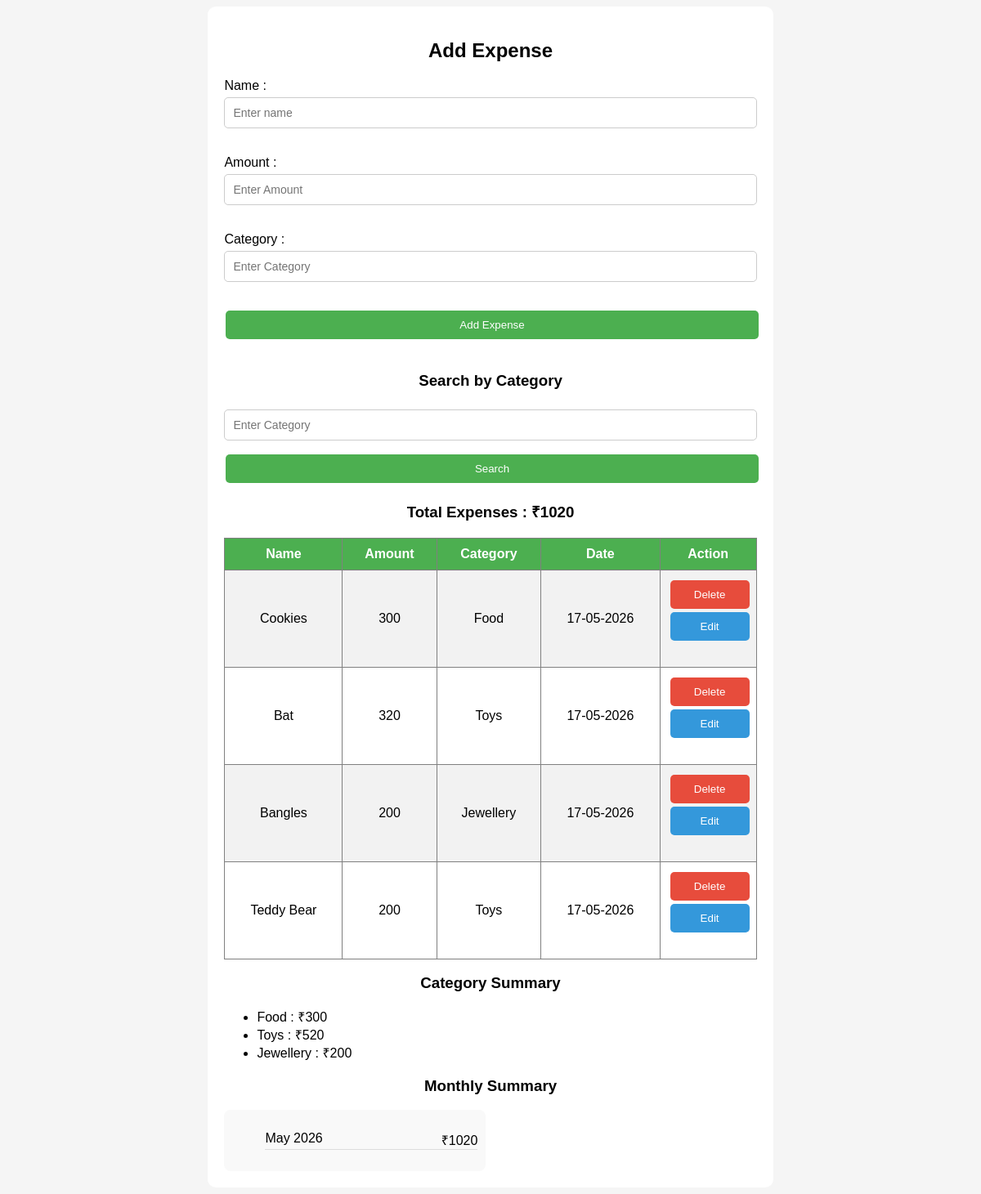
The page / on the database its author committed.
### tables this page shows
CREATE TABLE expenses(
Id integer primary key autoincrement, Name text, Amount integer, Category text, Date text);

### app.py (the view)
@app.route("/")
def home():
    conn = get_db()
    cur = conn.cursor()
    cur.execute("Select * from expenses order by id desc")
    expenses = cur.fetchall()
    category = request.args.get("category")
    total = sum(i[2] for i in expenses)
    summary = {}
    monthly= {}
    if category:
        expenses = [i for i in expenses if i[3].lower() == category.lower()]
    for i in expenses:
        cat = i[3]
        summary[cat] = summary.get(cat, 0) + i[2]
        date = datetime.strptime(i[4],"%d-%m-%Y")
        month_year = date.strftime("%B %Y")
        monthly[month_year] = monthly.get(month_year,0) + i[2]
    monthly = dict(sorted(monthly.items(), reverse=True))
    conn.close()
    return render_template(
        "index.html",
        expenses=expenses,
        errors={},
        form_data={},
        total=total,
        summary=summary,
        monthly = monthly
    )

### app.py (called while the page is built)
def get_db():
    return sqlite3.connect("expenses.db")

### templates/index.html (shortened to what this page needs)
<!doctype html>
<html lang="en">
  <head>
    <link rel="stylesheet" href="{{url_for('static', filename='style.css')}}" />
  </head>
  <body>
    <div class="container">
      <h2>Add Expense</h2>
      <div class="form-box">
        <form method="post" action="/add">
          <label>Name :</label>
          <input
            type="text"
            name="name"
            required
            placeholder="Enter name "
            value="{{form_data.name if form_data else ''}}"
          />
          <br /><br />
          <label>Amount :</label>
          <input
            type="text"
            name="amt"
            required
            placeholder="Enter Amount"
            value="{{form_data.amt if form_data else ''}}"
          />
          <br /><br />
          <label>Category :</label>
          <input
            type="text"
            name="category"
            required
            placeholder="Enter Category"
            value="{{form_data.category if form_data else ''}}"
          />
          <br /><br />
          <button type="submit" class="add-btn">Add Expense</button><br /><br />
        </form>
      </div>
      <h3>Search by Category</h3>
      <form action="/" method="get">
        <input type="text" name="category" placeholder="Enter Category" />
        <button type="submit" class="add-btn">Search</button>
      </form>
      <h3>Total Expenses : ₹{{total}}</h3>
      <table border="1">
        <tr>
          <th>Name</th>
          <th>Amount</th>
          <th>Category</th>
          <th>Date</th>
          <th>Action</th>
        </tr>
        {% for i in expenses %}
        <tr>
          <td>{{i[1]}}</td>
          <td>{{i[2]}}</td>
          <td>{{i[3]}}</td>
          <td>{{i[4]}}</td>
          <td>
            <form method="post" action="/delete" style="display: inline">
              <button type ="submit" class="delete-btn" onclick="return confirm('Are you sure ? ');">
                Delete
              </button>
            </form>
            <form action="/edit" method="get">
              <button type="submit" class="edit-btn">Edit</button>
            </form>
          </td>
        </tr>
        {% endfor %}
      </table>
      <h3>Category Summary</h3>
      <ul>
        {% for cat, amt in summary.items() %}
          <li>{{cat}} : ₹{{amt}} </li>
        {% endfor %}
      </ul>
      <h3>Monthly Summary</h3>
      <div class="summary-box">
        {% if monthly %}
      <ul>
        {% for m, amt in monthly.items() %}
        <div class="summary-item">
          <span>{{m}}</span>
          <span>₹{{amt}}</span>
        </div>
        {% endfor %}
      </ul>
      {% else %}
      <p>No stats availaible</p>
      {% endif %}
      </div>
    </div>
  </body>
</html>

### static/style.css (style rules this page uses)
body { font-family: Arial, Helvetica, sans-serif; background-color: #f5f5f5; }
.container { width:55%; margin : auto; background:white; padding : 20px; border-radius: 10px; box-shadow: 0px, 0px 10px rgba(0, 0, 0, 0.1); }
h2,h3 { text-align: center; }
form { margin-bottom: 20px; }
input { width: 100%; padding : 10px; margin-top: 5px; margin-bottom: 15px; border : 1px solid #ccc; border-radius : 5px; font-size: 14px; box-sizing: border-box; }
.form-box { margin-bottom: 20px; }
button { padding: 10px; width:100%; margin: 2px; color:white; border:none; cursor:pointer; border-radius: 5px; }
table { width:100%; border-collapse: collapse; margin-top : 20px; }
th, td { padding:10px; text-align: center; }
th { background-color: #4CAF50; color:white; }
tr:nth-child(even) { background-color:#f2f2f2; }
.delete-btn { background-color: #e74c3c; }
.edit-btn { background-color: #3498db; }
.add-btn { background-color: #4CAF50; }
.summary-box { background: #f9f9f9; padding: 10px; border-radius: 8px; width: 300px; }
.summary-item { display: flex; justify-content: space-between; padding: 5px, 0; border-bottom: 1px solid #ddd; }

### rows shown on the page
expenses: Name "Cookies", Amount "300", Category "Food", Date "17-05-2026"
expenses: Name "Bat", Amount "320", Category "Toys", Date "17-05-2026", amt "520"
expenses: Name "Bangles", Amount "200", Category "Jewellery", Date "17-05-2026"
expenses: Name "Teddy Bear", Amount "200", Category "Toys", Date "17-05-2026"

### other values the page prints
{{ total }} "1020"
{{ m }} "May 2026"
{{ amt }} "1020"
